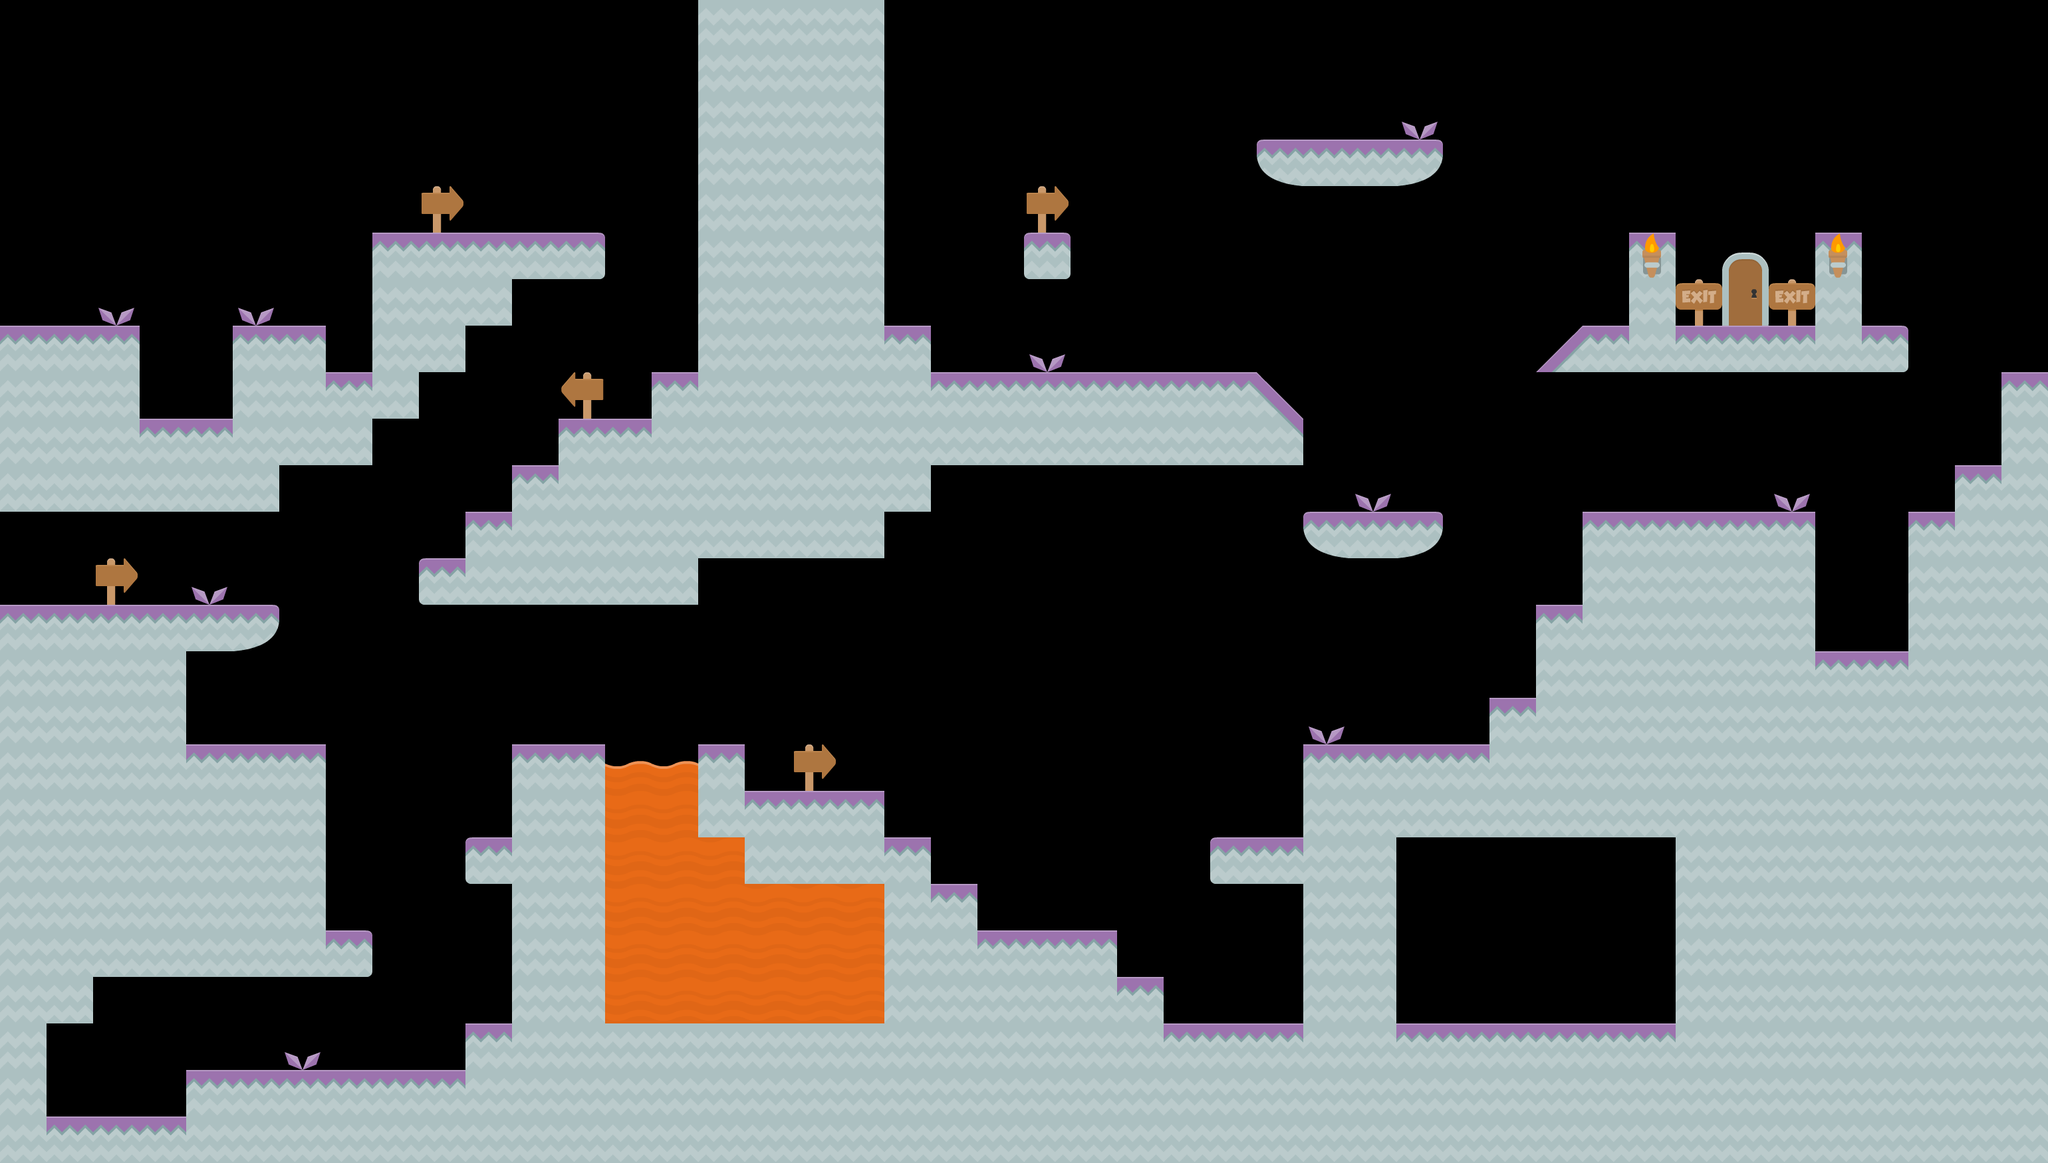

This game map was drawn from its Tiled (.tmx) file and the tilesets committed beside it. A one-line description and the trimmed map source follow:
An orthogonal 44x25 tile map with 70x70 px tiles, 3 tile layers (ground, caveHide, foreground), 2 tilesets and 78 objects (start, end, keyYellow, keyGreen, keyBlue).

<map version="1.4" tiledversion="1.4.2" orientation="orthogonal" renderorder="right-down" width="44" height="25" tilewidth="70" tileheight="70" infinite="0" nextlayerid="15" nextobjectid="117">
 <editorsettings>
  <export target="../2.lua" format="lua" />
 </editorsettings>
 <tileset firstgid="1" name="tiles_spritesheet" tilewidth="70" tileheight="70" spacing="2" tilecount="169" columns="13">
  <image source="../../assets/Tiles/tiles_spritesheet.png" width="944" height="936" />
  <tile id="7">
   <animation>
    <frame tileid="7" duration="125" />
    <frame tileid="168" duration="125" />
   </animation>
  </tile>
  <tile id="27">
   <animation>
    <frame tileid="27" duration="125" />
    <frame tileid="40" duration="125" />
   </animation>
  </tile>
  <tile id="149">
   <animation>
    <frame tileid="149" duration="125" />
    <frame tileid="77" duration="125" />
   </animation>
  </tile>
 </tileset>
 <tileset firstgid="170" name="items_spritesheet" tilewidth="70" tileheight="70" spacing="2" tilecount="63" columns="7">
  <image source="../../assets/Items/items_spritesheet.png" width="504" height="648" />
 </tileset>
 <layer id="1" name="ground" width="44" height="25">
  <data>[1100 cells, 489 non-empty, 10 distinct tile ids]</data>
 </layer>
 <layer id="11" name="caveHide" width="44" height="25">
  <data>[1100 cells, 8 non-empty, 1 distinct tile ids]</data>
 </layer>
 <layer id="9" name="foreground" width="44" height="25">
  <data>[1100 cells, 45 non-empty, 9 distinct tile ids]</data>
 </layer>
 <objectgroup id="4" name="solid">
  <properties>
   <property name="collidable" type="bool" value="true" />
  </properties>
  <object id="22" x="0" y="490" width="210" height="280" />
  <object id="23" x="210" y="630" width="140" height="140" />
  <object id="27" x="350" y="770">
   <polygon points="0,0 0,-280 140,-280 140,-210 210,-210 210,-420 560,-420 560,-350 420,-350 420,-280 350,-280 350,-210 280,-210 280,-140 210,-140 210,-70 70,-70 70,0" />
  </object>
  <object id="28" x="1050" y="-280" width="280" height="1120" />
  <object id="29" x="1050" y="560">
   <polygon points="0,0 -70,0 -70,70 -210,70 -210,140 -280,140 -280,210 -350,210 -350,280 -420,280 -420,350 0,350" />
  </object>
  <object id="32" x="1960" y="770">
   <polygon points="0,0 210,0 140,70 70,70" />
  </object>
  <object id="36" x="2730" y="1750">
   <polygon points="0,0 350,0 350,-1190 280,-1190 280,-1050 210,-1050 210,-980 140,-980 140,-770 0,-770" />
  </object>
  <object id="37" x="1540" y="350" width="70" height="70" />
  <object id="39" x="1890" y="210" width="280" height="70" />
  <object id="47" x="1330" y="490" width="70" height="280" />
  <object id="48" x="1400" y="560" width="490" height="140" />
  <object id="49" x="1960" y="700">
   <polygon points="0,0 0,-70 -70,-140 -70,0" />
  </object>
  <object id="60" x="3080" y="-350" width="70" height="2100" />
  <object id="61" x="-70" y="-350" width="70" height="2100" />
  <object id="84" x="700" y="1540" width="2030" height="210" />
  <object id="86" x="0" y="910">
   <polygon points="0,0 420,0 420,35 385,70 280,70 280,210 490,210 490,490 560,490 560,560 140,560 140,630 70,630 70,770 280,770 280,700 700,700 700,840 0,840" />
  </object>
  <object id="87" x="2380" y="770" width="350" height="490" />
  <object id="88" x="2520" y="1260" width="210" height="280" />
  <object id="89" x="1960" y="1120" width="140" height="210" />
  <object id="90" x="2100" y="1120" width="280" height="140" />
  <object id="91" x="1820" y="1260" width="140" height="70" />
  <object id="92" x="2240" y="1050" width="70" height="70" />
  <object id="93" x="2310" y="910" width="70" height="210" />
  <object id="96" x="770" y="1120" width="140" height="420" />
  <object id="97" x="700" y="1260" width="70" height="70" />
  <object id="98" x="910" y="1330" width="560" height="210" />
  <object id="99" x="1050" y="1120" width="70" height="210" />
  <object id="100" x="1120" y="1190" width="210" height="140" />
  <object id="101" x="1330" y="1260" width="70" height="70" />
  <object id="102" x="1470" y="1400" width="210" height="140" />
  <object id="103" x="1680" y="1470" width="70" height="70" />
  <object id="107" x="2870" y="560">
   <polygon points="0,0 0,-70 -490,-70 -560,0" />
  </object>
  <object id="114" x="0" y="-350" width="3080" height="70" />
  <object id="115" x="2450" y="350" width="70" height="140" />
  <object id="116" x="2730" y="350" width="70" height="140" />
 </objectgroup>
 <objectgroup id="5" name="deadly">
  <object id="95" x="910" y="1155" width="140" height="175" />
 </objectgroup>
 <objectgroup id="6" name="caveEntrance">
  <object id="42" x="1925" y="1330" width="35" height="210" />
  <object id="50" x="2100" y="1260" width="35" height="280" />
 </objectgroup>
 <objectgroup id="7" name="caveExit">
  <object id="43" x="1890" y="1330" width="35" height="210" />
  <object id="51" x="2135" y="1260" width="35" height="280" />
 </objectgroup>
 <objectgroup id="2" name="startEnd">
  <object id="20" name="start" x="105" y="140">
   <point />
  </object>
  <object id="21" name="end" x="2590" y="385" width="70" height="105" />
 </objectgroup>
 <objectgroup id="8" name="keys">
  <object id="17" name="keyYellow" x="980" y="140">
   <point />
  </object>
  <object id="18" name="keyGreen" x="192.5" y="1575">
   <point />
  </object>
  <object id="19" name="keyBlue" x="2310" y="1400">
   <point />
  </object>
 </objectgroup>
 <objectgroup id="13" name="spikes">
  <object id="71" x="653" y="1575" width="70" height="35" />
  <object id="73" x="210" y="595" width="70" height="35" />
  <object id="74" x="280" y="595" width="70" height="35" />
  <object id="75" x="490" y="525" width="70" height="35" />
  <object id="76" x="700" y="315" width="70" height="35" />
  <object id="77" x="770" y="315" width="70" height="35" />
  <object id="78" x="1680" y="525" width="70" height="35" />
  <object id="79" x="1995" y="175" width="70" height="35" />
  <object id="80" x="2275" y="1505" width="70" height="35" />
  <object id="81" x="1540" y="1365" width="70" height="35" />
  <object id="82" x="2065" y="1085" width="70" height="35" />
  <object id="83" x="2520" y="735" width="70" height="35" />
 </objectgroup>
 <objectgroup id="3" name="coins">
  <object id="52" x="280" y="297.5">
   <point />
  </object>
  <object id="53" x="525" y="840">
   <point />
  </object>
  <object id="54" x="70" y="840">
   <point />
  </object>
  <object id="55" x="630" y="1470">
   <point />
  </object>
  <object id="56" x="1645" y="1050">
   <point />
  </object>
  <object id="57" x="2205" y="1400">
   <point />
  </object>
  <object id="58" x="2415" y="1400">
   <point />
  </object>
  <object id="59" x="2800" y="910">
   <point />
  </object>
  <object id="62" x="1575" y="140">
   <point />
  </object>
  <object id="63" x="2135" y="490">
   <point />
  </object>
  <object id="64" x="1190" y="980">
   <point />
  </object>
  <object id="65" x="2957.5" y="245">
   <point />
  </object>
  <object id="66" x="2030" y="35">
   <point />
  </object>
  <object id="67" x="2450" y="192.5">
   <point />
  </object>
  <object id="68" x="350" y="1050">
   <point />
  </object>
  <object id="69" x="770" y="140">
   <point />
  </object>
 </objectgroup>
 <objectgroup id="14" name="clouds">
  <object id="108" x="402.5" y="140">
   <point />
  </object>
  <object id="109" x="980" y="262.5">
   <point />
  </object>
  <object id="110" x="2240" y="630">
   <point />
  </object>
  <object id="111" x="1715" y="962.5">
   <point />
  </object>
  <object id="112" x="2887.5" y="367.5">
   <point />
  </object>
 </objectgroup>
</map>
